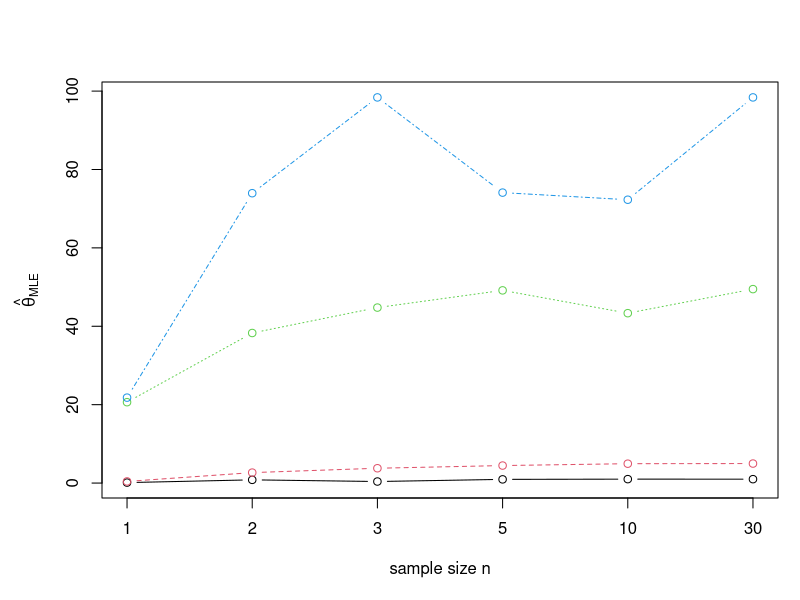
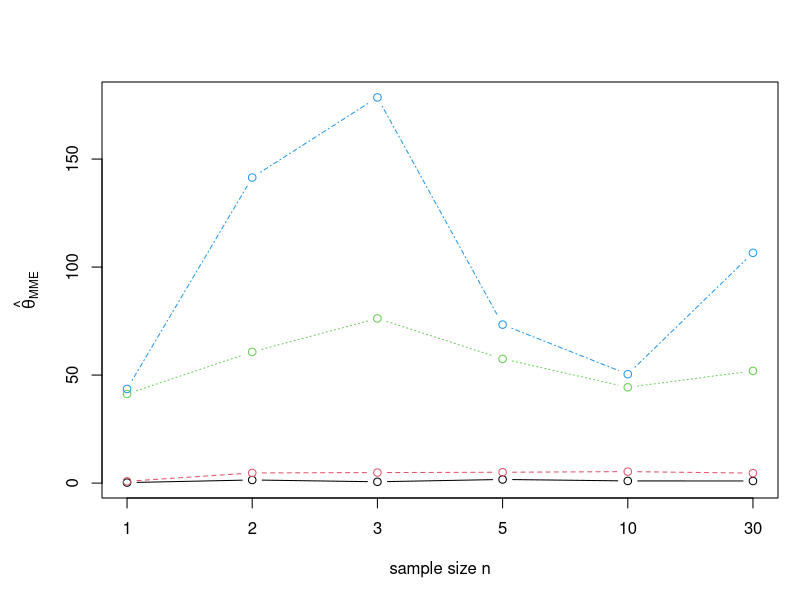
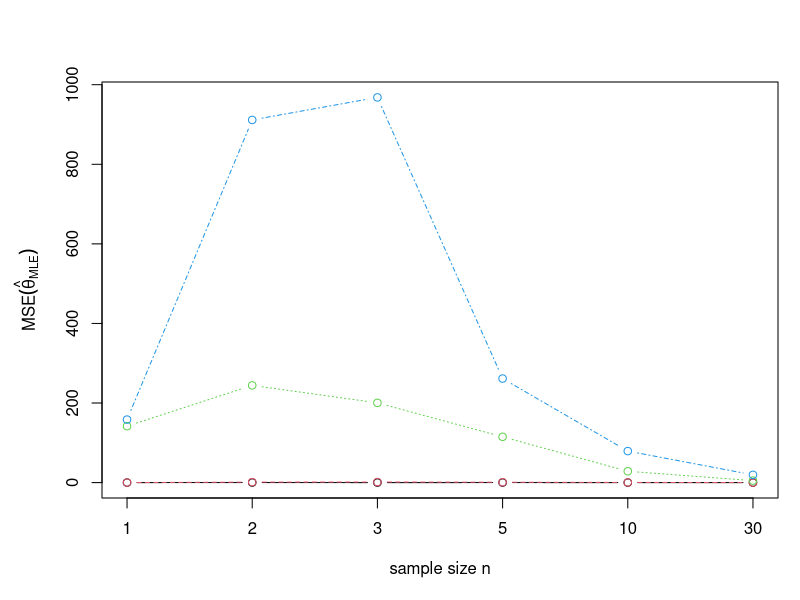
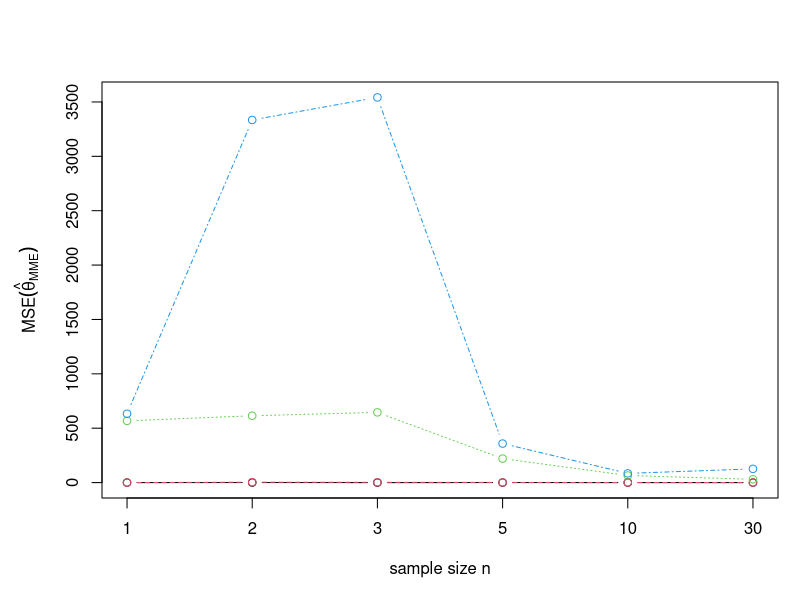

Write the R code that produced these figures, in order.
# Clear all global values before each run, set plot properties, and set number of sig figs.
par(mar=c(5,5,4,1)+.1)
rm(list = ls())
options(digits = 10)

# Initial values and functions
n = c(1,2,3,5,10,30)
theta = c(1,5,50,100)
getunif = function(x){ # Get 1000 runif values from (0,x)
  return(runif(1000,0,x))
}

theta.mle = c();
theta.mme = c();
mse.mle = c();
mse.mme = c();

# Use monte carlo method to generate population and sample from that population
#population = lapply(theta, getunif)
for(max in theta){
  population = runif(1000,0,max)
  for(sampleSize in n){r =
    cat("for n=" , sampleSize, "and population in (0 ,",max,")", "\n")
    population.sample = sample(population,sampleSize)
    # Find MLE estimator
    population.sample = sort(population.sample)
    theta.mle = append(theta.mle, population.sample[length(population.sample)])
    cat("theta.mle", theta.mle[length(theta.mle)], "\n")
    # Find MME estimator
    theta.mme = append(theta.mme, mean(population.sample)*2)
    cat("theta.mme", theta.mme[length(theta.mme)], "\n")
    
    # Error for MLE
    mse.mle = append(mse.mle, (2*theta.mle[length(theta.mle)]^2/((sampleSize+2)*(sampleSize+1))))
    cat("mse.mle", mse.mle[length(mse.mle)], "\n")
    # Error for MME
    mse.mme = append(mse.mme , (theta.mme[length(theta.mme)]^2/(3*sampleSize)))
    cat("mse.mme", mse.mme[length(mse.mme)], "\n")
  }
}

theta.mle.matrix = matrix(theta.mle,ncol = 6, nrow = 4, byrow = TRUE)
theta.mme.matrix = matrix(theta.mme,ncol = 6, nrow = 4, byrow = TRUE)
mse.mle.matrix = matrix(mse.mle,ncol = 6, nrow = 4, byrow = TRUE)
mse.mme.matrix = matrix(mse.mme,ncol = 6, nrow = 4, byrow = TRUE)

matplot(t(theta.mle.matrix), type = c("b"),pch=1,col = 1:4, xaxt = "n", 
        xlab = "sample size n", ylab = expression(hat(theta)[MLE]))
axis(1, at=1:6, labels=n)


matplot(t(theta.mme.matrix), type=c("b"),pch=1,col = 1:4, xaxt = "n", 
        xlab = "sample size n", ylab = expression(hat(theta)[MME]))
axis(1, at=1:6, labels=n)


matplot(t(mse.mle.matrix), type = c("b"),pch=1,col = 1:4, xaxt = "n", 
        xlab = "sample size n", ylab = expression(MSE(hat(theta)[MLE])))
axis(1, at=1:6, labels=n)


matplot(t(mse.mme.matrix), type = c("b"),pch=1,col = 1:4, xaxt = "n", 
        xlab = "sample size n", ylab = expression(MSE(hat(theta)[MME])))
axis(1, at=1:6, labels=n)


